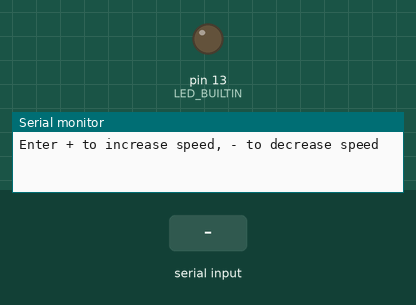
This sketch was run on a simulated Arduino Uno, built with avr-gcc and run on an emulated ATmega328P. On the bench: output pins drawn as LEDs (lit = HIGH), the last lines printed to the serial monitor. The test bench sets the inputs (shaded band).

Above: at 1.2 s.
1.3 s: "+" received over Serial
At 2.4 s:
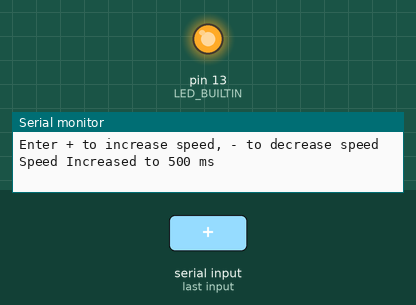
3.5 s: "-" received over Serial
Timing chart, 0 to 11.5 s (numbered marks = the images above; inputs shaded):
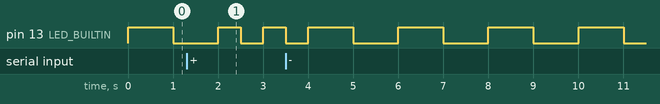

Measured:
- by itself, pin 13 (LED_BUILTIN): repeats every 2.0 s: HIGH 1.0 s, LOW 1.0 s

The sketch:

blink_intervals.ino
```cpp
void setup() {
  // put your setup code here, to run once:
  pinMode(LED_BUILTIN, OUTPUT);
  Serial.begin(9600);
  Serial.println("Enter + to increase speed, - to decrease speed");
}

int timer = 1000;
void loop() {
  // put your main code here, to run repeatedly:
  if (Serial.available() > 0) {
    char operation = Serial.read();
    if( (operation == '+') ){
      if(timer > 125) {
        timer /= 2;
        Serial.println((String)"Speed Increased to "+timer+' '+"ms");
      }else{
        Serial.println("max speed 125ms");
      }
    }
    if( (operation == '-') ){
      if(timer < 4000) {
        timer *= 2;
        Serial.println((String)"Speed Decreased to "+timer+' '+"ms");
      }else{
        Serial.println("min speed 4000ms");
      }
    }
  }
  digitalWrite(LED_BUILTIN, HIGH);
  delay(timer);
  digitalWrite(LED_BUILTIN, LOW);
  delay(timer);
}
```
